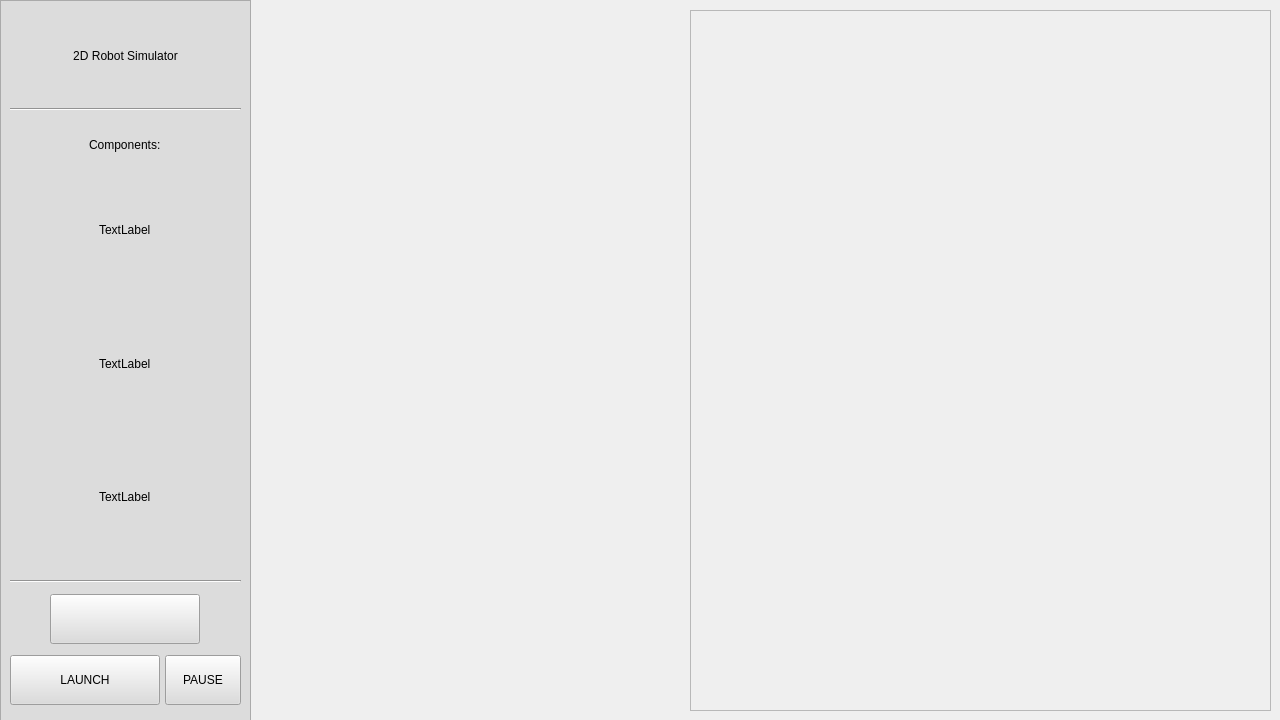
<?xml version="1.0" encoding="UTF-8"?>
<ui version="4.0">
 <class>MainWindow</class>
 <widget class="QMainWindow" name="MainWindow">
  <property name="geometry">
   <rect>
    <x>0</x>
    <y>0</y>
    <width>1280</width>
    <height>720</height>
   </rect>
  </property>
  <property name="sizePolicy">
   <sizepolicy hsizetype="Fixed" vsizetype="Minimum">
    <horstretch>0</horstretch>
    <verstretch>0</verstretch>
   </sizepolicy>
  </property>
  <property name="minimumSize">
   <size>
    <width>1280</width>
    <height>720</height>
   </size>
  </property>
  <property name="maximumSize">
   <size>
    <width>1280</width>
    <height>720</height>
   </size>
  </property>
  <property name="windowTitle">
   <string>MainWindow</string>
  </property>
  <property name="iconSize">
   <size>
    <width>24</width>
    <height>24</height>
   </size>
  </property>
  <property name="tabShape">
   <enum>QTabWidget::Rounded</enum>
  </property>
  <widget class="QWidget" name="centralwidget">
   <widget class="QFrame" name="frame">
    <property name="enabled">
     <bool>true</bool>
    </property>
    <property name="geometry">
     <rect>
      <x>0</x>
      <y>0</y>
      <width>251</width>
      <height>741</height>
     </rect>
    </property>
    <property name="styleSheet">
     <string notr="true">background-color:rgb(220, 220, 220);</string>
    </property>
    <property name="frameShape">
     <enum>QFrame::StyledPanel</enum>
    </property>
    <property name="frameShadow">
     <enum>QFrame::Raised</enum>
    </property>
    <widget class="QWidget" name="verticalLayoutWidget_2">
     <property name="geometry">
      <rect>
       <x>10</x>
       <y>130</y>
       <width>231</width>
       <height>441</height>
      </rect>
     </property>
     <layout class="QVBoxLayout" name="verticalLayout_3">
      <item>
       <widget class="QLabel" name="labelCurrent">
        <property name="maximumSize">
         <size>
          <width>16777215</width>
          <height>20</height>
         </size>
        </property>
        <property name="text">
         <string>Current Layout: &lt;placeholder&gt;</string>
        </property>
        <property name="alignment">
         <set>Qt::AlignCenter</set>
        </property>
       </widget>
      </item>
      <item>
       <layout class="QHBoxLayout" name="loadSaveLayout">
        <property name="spacing">
         <number>10</number>
        </property>
        <item>
         <widget class="QPushButton" name="pushButtonLoad">
          <property name="text">
           <string>Load</string>
          </property>
         </widget>
        </item>
        <item>
         <widget class="QPushButton" name="pushButtonSave">
          <property name="text">
           <string>Save</string>
          </property>
         </widget>
        </item>
       </layout>
      </item>
      <item>
       <widget class="Line" name="line_3">
        <property name="orientation">
         <enum>Qt::Horizontal</enum>
        </property>
       </widget>
      </item>
      <item alignment="Qt::AlignHCenter">
       <widget class="QLabel" name="labelSettings">
        <property name="sizePolicy">
         <sizepolicy hsizetype="Maximum" vsizetype="Maximum">
          <horstretch>0</horstretch>
          <verstretch>0</verstretch>
         </sizepolicy>
        </property>
        <property name="minimumSize">
         <size>
          <width>150</width>
          <height>10</height>
         </size>
        </property>
        <property name="maximumSize">
         <size>
          <width>150</width>
          <height>15</height>
         </size>
        </property>
        <property name="text">
         <string>Settings</string>
        </property>
        <property name="alignment">
         <set>Qt::AlignCenter</set>
        </property>
       </widget>
      </item>
      <item>
       <layout class="QHBoxLayout" name="RMSLayout">
        <item>
         <widget class="QLabel" name="labelRMS">
          <property name="text">
           <string>Robot Move Speed (px/s):</string>
          </property>
          <property name="alignment">
           <set>Qt::AlignCenter</set>
          </property>
         </widget>
        </item>
        <item>
         <widget class="QDoubleSpinBox" name="doubleSpinBoxRMS">
          <property name="sizePolicy">
           <sizepolicy hsizetype="Maximum" vsizetype="Maximum">
            <horstretch>0</horstretch>
            <verstretch>0</verstretch>
           </sizepolicy>
          </property>
          <property name="minimumSize">
           <size>
            <width>50</width>
            <height>30</height>
           </size>
          </property>
         </widget>
        </item>
       </layout>
      </item>
      <item>
       <layout class="QHBoxLayout" name="RASLayout">
        <item>
         <widget class="QLabel" name="labelRAS">
          <property name="text">
           <string>Robot Angular Speed (rad/s):</string>
          </property>
          <property name="alignment">
           <set>Qt::AlignCenter</set>
          </property>
         </widget>
        </item>
        <item>
         <widget class="QDoubleSpinBox" name="doubleSpinBoxRAS">
          <property name="sizePolicy">
           <sizepolicy hsizetype="Maximum" vsizetype="Maximum">
            <horstretch>0</horstretch>
            <verstretch>0</verstretch>
           </sizepolicy>
          </property>
          <property name="minimumSize">
           <size>
            <width>50</width>
            <height>30</height>
           </size>
          </property>
         </widget>
        </item>
       </layout>
      </item>
      <item>
       <layout class="QHBoxLayout" name="CDDLayout">
        <item>
         <widget class="QLabel" name="labelCDD">
          <property name="text">
           <string>Collision Detection Distance:</string>
          </property>
          <property name="alignment">
           <set>Qt::AlignCenter</set>
          </property>
         </widget>
        </item>
        <item>
         <widget class="QDoubleSpinBox" name="doubleSpinBoxCDD">
          <property name="sizePolicy">
           <sizepolicy hsizetype="Maximum" vsizetype="Maximum">
            <horstretch>0</horstretch>
            <verstretch>0</verstretch>
           </sizepolicy>
          </property>
          <property name="minimumSize">
           <size>
            <width>50</width>
            <height>30</height>
           </size>
          </property>
          <property name="wrapping">
           <bool>false</bool>
          </property>
          <property name="buttonSymbols">
           <enum>QAbstractSpinBox::UpDownArrows</enum>
          </property>
         </widget>
        </item>
       </layout>
      </item>
      <item>
       <widget class="QLabel" name="labelTurn">
        <property name="maximumSize">
         <size>
          <width>16777215</width>
          <height>40</height>
         </size>
        </property>
        <property name="autoFillBackground">
         <bool>false</bool>
        </property>
        <property name="text">
         <string>&lt;html&gt;&lt;head/&gt;&lt;body&gt;&lt;p&gt;Base Robot&lt;br/&gt;Collision Evading Behaviour:&lt;/p&gt;&lt;/body&gt;&lt;/html&gt;</string>
        </property>
        <property name="textFormat">
         <enum>Qt::RichText</enum>
        </property>
        <property name="scaledContents">
         <bool>false</bool>
        </property>
        <property name="alignment">
         <set>Qt::AlignCenter</set>
        </property>
        <property name="wordWrap">
         <bool>true</bool>
        </property>
       </widget>
      </item>
      <item alignment="Qt::AlignHCenter">
       <widget class="QComboBox" name="comboBox">
        <property name="enabled">
         <bool>true</bool>
        </property>
        <property name="sizePolicy">
         <sizepolicy hsizetype="Preferred" vsizetype="Preferred">
          <horstretch>0</horstretch>
          <verstretch>0</verstretch>
         </sizepolicy>
        </property>
        <property name="minimumSize">
         <size>
          <width>100</width>
          <height>20</height>
         </size>
        </property>
        <property name="maximumSize">
         <size>
          <width>100</width>
          <height>30</height>
         </size>
        </property>
        <property name="baseSize">
         <size>
          <width>100</width>
          <height>30</height>
         </size>
        </property>
        <property name="cursor">
         <cursorShape>PointingHandCursor</cursorShape>
        </property>
        <property name="focusPolicy">
         <enum>Qt::ClickFocus</enum>
        </property>
        <property name="contextMenuPolicy">
         <enum>Qt::CustomContextMenu</enum>
        </property>
        <property name="acceptDrops">
         <bool>true</bool>
        </property>
        <property name="layoutDirection">
         <enum>Qt::LeftToRight</enum>
        </property>
        <property name="autoFillBackground">
         <bool>false</bool>
        </property>
        <property name="editable">
         <bool>false</bool>
        </property>
        <property name="currentText">
         <string notr="true"/>
        </property>
        <property name="maxVisibleItems">
         <number>2</number>
        </property>
        <property name="insertPolicy">
         <enum>QComboBox::InsertAtTop</enum>
        </property>
        <property name="sizeAdjustPolicy">
         <enum>QComboBox::AdjustToContents</enum>
        </property>
        <property name="placeholderText">
         <string notr="true"/>
        </property>
        <property name="frame">
         <bool>true</bool>
        </property>
        <item>
         <property name="text">
          <string/>
         </property>
        </item>
       </widget>
      </item>
      <item>
       <spacer name="verticalSpacer_3">
        <property name="orientation">
         <enum>Qt::Vertical</enum>
        </property>
        <property name="sizeType">
         <enum>QSizePolicy::Fixed</enum>
        </property>
        <property name="sizeHint" stdset="0">
         <size>
          <width>20</width>
          <height>20</height>
         </size>
        </property>
       </spacer>
      </item>
     </layout>
    </widget>
    <widget class="QWidget" name="verticalLayoutWidget_3">
     <property name="geometry">
      <rect>
       <x>10</x>
       <y>580</y>
       <width>231</width>
       <height>137</height>
      </rect>
     </property>
     <layout class="QVBoxLayout" name="verticalLayout_4">
      <item>
       <widget class="Line" name="line_2">
        <property name="orientation">
         <enum>Qt::Horizontal</enum>
        </property>
       </widget>
      </item>
      <item alignment="Qt::AlignHCenter|Qt::AlignVCenter">
       <widget class="QPushButton" name="pushButtonEdit">
        <property name="sizePolicy">
         <sizepolicy hsizetype="Preferred" vsizetype="Preferred">
          <horstretch>0</horstretch>
          <verstretch>0</verstretch>
         </sizepolicy>
        </property>
        <property name="minimumSize">
         <size>
          <width>150</width>
          <height>50</height>
         </size>
        </property>
        <property name="maximumSize">
         <size>
          <width>150</width>
          <height>50</height>
         </size>
        </property>
       </widget>
      </item>
      <item>
       <layout class="QHBoxLayout" name="launchPauseLayout">
        <property name="spacing">
         <number>5</number>
        </property>
        <property name="sizeConstraint">
         <enum>QLayout::SetNoConstraint</enum>
        </property>
        <item>
         <widget class="QPushButton" name="pushButtonLaunch">
          <property name="sizePolicy">
           <sizepolicy hsizetype="Preferred" vsizetype="Preferred">
            <horstretch>0</horstretch>
            <verstretch>0</verstretch>
           </sizepolicy>
          </property>
          <property name="minimumSize">
           <size>
            <width>150</width>
            <height>50</height>
           </size>
          </property>
          <property name="maximumSize">
           <size>
            <width>150</width>
            <height>50</height>
           </size>
          </property>
          <property name="baseSize">
           <size>
            <width>50</width>
            <height>49</height>
           </size>
          </property>
          <property name="text">
           <string>LAUNCH</string>
          </property>
          <property name="iconSize">
           <size>
            <width>50</width>
            <height>50</height>
           </size>
          </property>
         </widget>
        </item>
        <item>
         <widget class="QPushButton" name="pushButtonPause">
          <property name="enabled">
           <bool>true</bool>
          </property>
          <property name="sizePolicy">
           <sizepolicy hsizetype="Fixed" vsizetype="Fixed">
            <horstretch>0</horstretch>
            <verstretch>0</verstretch>
           </sizepolicy>
          </property>
          <property name="minimumSize">
           <size>
            <width>70</width>
            <height>50</height>
           </size>
          </property>
          <property name="text">
           <string>PAUSE</string>
          </property>
         </widget>
        </item>
       </layout>
      </item>
      <item>
       <spacer name="verticalSpacer_4">
        <property name="orientation">
         <enum>Qt::Vertical</enum>
        </property>
        <property name="sizeType">
         <enum>QSizePolicy::Fixed</enum>
        </property>
        <property name="sizeHint" stdset="0">
         <size>
          <width>226</width>
          <height>12</height>
         </size>
        </property>
       </spacer>
      </item>
     </layout>
    </widget>
    <widget class="QWidget" name="verticalLayoutWidget">
     <property name="geometry">
      <rect>
       <x>10</x>
       <y>10</y>
       <width>231</width>
       <height>111</height>
      </rect>
     </property>
     <layout class="QVBoxLayout" name="titleLayout">
      <property name="sizeConstraint">
       <enum>QLayout::SetDefaultConstraint</enum>
      </property>
      <item>
       <spacer name="verticalSpacer_2">
        <property name="orientation">
         <enum>Qt::Vertical</enum>
        </property>
        <property name="sizeType">
         <enum>QSizePolicy::Fixed</enum>
        </property>
        <property name="sizeHint" stdset="0">
         <size>
          <width>20</width>
          <height>30</height>
         </size>
        </property>
       </spacer>
      </item>
      <item alignment="Qt::AlignHCenter">
       <widget class="QLabel" name="labelTitle">
        <property name="sizePolicy">
         <sizepolicy hsizetype="Fixed" vsizetype="Fixed">
          <horstretch>0</horstretch>
          <verstretch>0</verstretch>
         </sizepolicy>
        </property>
        <property name="text">
         <string>2D Robot Simulator</string>
        </property>
        <property name="alignment">
         <set>Qt::AlignCenter</set>
        </property>
       </widget>
      </item>
      <item>
       <spacer name="verticalSpacer_7">
        <property name="orientation">
         <enum>Qt::Vertical</enum>
        </property>
        <property name="sizeType">
         <enum>QSizePolicy::Fixed</enum>
        </property>
        <property name="sizeHint" stdset="0">
         <size>
          <width>0</width>
          <height>30</height>
         </size>
        </property>
       </spacer>
      </item>
      <item>
       <widget class="Line" name="line">
        <property name="orientation">
         <enum>Qt::Horizontal</enum>
        </property>
       </widget>
      </item>
     </layout>
    </widget>
    <widget class="QWidget" name="editMode" native="true">
     <property name="geometry">
      <rect>
       <x>10</x>
       <y>130</y>
       <width>231</width>
       <height>441</height>
      </rect>
     </property>
     <widget class="QWidget" name="verticalLayoutWidget_4">
      <property name="geometry">
       <rect>
        <x>10</x>
        <y>0</y>
        <width>211</width>
        <height>431</height>
       </rect>
      </property>
      <layout class="QVBoxLayout" name="verticalLayout_5">
       <item alignment="Qt::AlignHCenter">
        <widget class="QLabel" name="label">
         <property name="maximumSize">
          <size>
           <width>16777215</width>
           <height>30</height>
          </size>
         </property>
         <property name="text">
          <string>Components:</string>
         </property>
        </widget>
       </item>
       <item alignment="Qt::AlignHCenter">
        <widget class="ClickableLabel" name="image1">
         <property name="cursor">
          <cursorShape>PointingHandCursor</cursorShape>
         </property>
         <property name="text">
          <string>TextLabel</string>
         </property>
        </widget>
       </item>
       <item alignment="Qt::AlignHCenter">
        <widget class="ClickableLabel" name="image2">
         <property name="cursor">
          <cursorShape>PointingHandCursor</cursorShape>
         </property>
         <property name="text">
          <string>TextLabel</string>
         </property>
        </widget>
       </item>
       <item alignment="Qt::AlignHCenter">
        <widget class="ClickableLabel" name="image3">
         <property name="cursor">
          <cursorShape>PointingHandCursor</cursorShape>
         </property>
         <property name="text">
          <string>TextLabel</string>
         </property>
        </widget>
       </item>
      </layout>
     </widget>
    </widget>
   </widget>
   <widget class="QWidget" name="widgetSettings" native="true">
    <property name="geometry">
     <rect>
      <x>1140</x>
      <y>580</y>
      <width>21</width>
      <height>21</height>
     </rect>
    </property>
   </widget>
   <widget class="QFrame" name="frame_2">
    <property name="geometry">
     <rect>
      <x>690</x>
      <y>10</y>
      <width>581</width>
      <height>701</height>
     </rect>
    </property>
    <property name="frameShape">
     <enum>QFrame::StyledPanel</enum>
    </property>
    <property name="frameShadow">
     <enum>QFrame::Raised</enum>
    </property>
   </widget>
  </widget>
 </widget>
 <customwidgets>
  <customwidget>
   <class>ClickableLabel</class>
   <extends>QLabel</extends>
   <header>clickablelabel.h</header>
  </customwidget>
 </customwidgets>
 <resources/>
 <connections/>
</ui>
